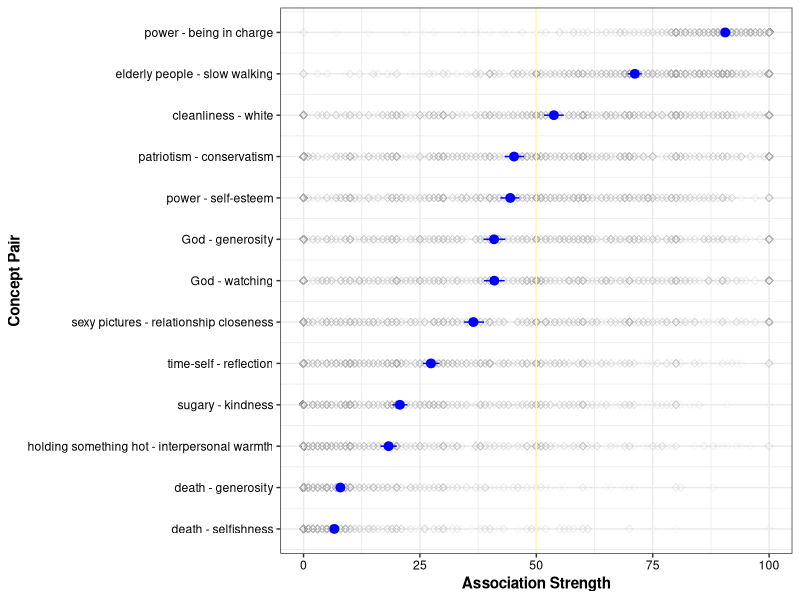
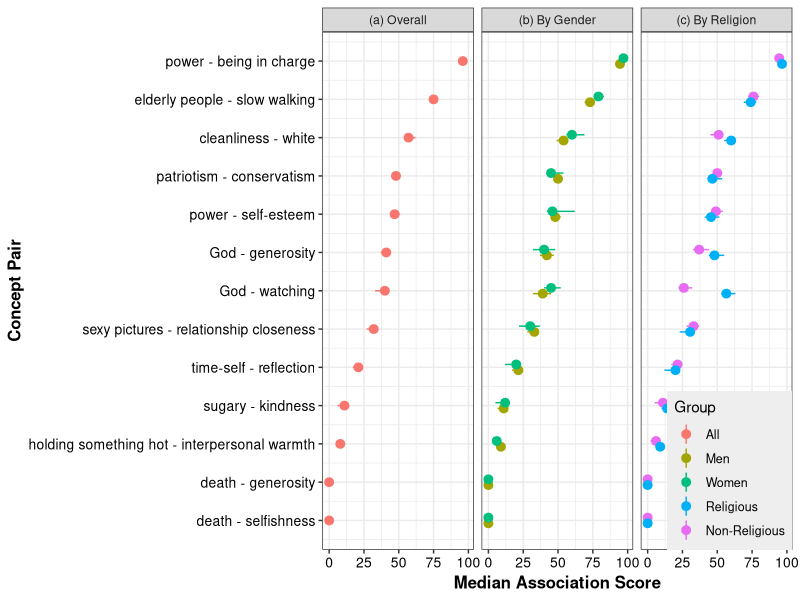

Recreate these plots in R, in order.
################################################################################
######################### LOAD PACKAGES ########################################
################################################################################

library(psych)
library(ggplot2)
library(reshape)
library(Hmisc)

################################################################################
######################### BUILD DATA ###########################################
################################################################################

# We will pull in 2 data sets: one containing raw data with each participant's
# responses, and a second containing summarized data by demographic variables.
# In the raw data, each participant rated their association strength for 13
# different concept pairs from the social psych priming literature.
# You can create a table similar to the summarized data using the `summarizeBy`
# function in the `psych` package, but these data were created with custom
# functions using 10,000 bootstrap resamples. This process is not repeated here
# to save you (and me) lots of time.

# pull in raw data with all responses
rawData <- read.csv("rawData.csv")

# identify associations variables
assocVars <- c("warmth_5", "god_5", "god_6", "death_5", "death_6", "elderly_5",
               "power_5", "power_6", "conservati_5", "time_5", "purity_5",
               "sweet_5", "sexypics_5")

# identify demographic variables
demoVars <- c("gender", "religionbinary")

# summarize data
rawSummary <- data.frame(psych::describe(rawData[, assocVars]))

# rank data by median association
associationID <- row.names(rawSummary[order(rawSummary$median), ])
rank <- c(1:length(associationID))
ranks <- data.frame(associationID, rank)

# convert to long format, one row per rating
rawDataLong <- reshape(rawData, varying = c(assocVars),
                       v.names = "associationStrength",
                       idvar = "ResponseID",
                       id = assocData$ResponseID, direction = "long",
                       timevar = "associationID",
                       times = assocVars)

# add ranks
rawDataLong <- merge(rawDataLong, ranks, by = "associationID")

#####

# pull in summarized data
summarizedData <- read.csv("summarizedData.csv")


################################################################################
######################### PLOT DATA ############################################
################################################################################

# create a vector of concept pair labels
xlabels <- c("death - selfishness","death - generosity",
             "holding something hot - interpersonal warmth",
             "sugary - kindness","time-self - reflection",
             "sexy pictures - relationship closeness",
             "God - watching",
             "God - generosity","power - self-esteem",
             "patriotism - conservatism",
             "cleanliness - white",
             "elderly people - slow walking",
             "power - being in charge")

# This first plot is a single panel showing overal means overlaid on the raw
# data

singlePanel <- ggplot(data = rawDataLong,
                      aes(x = rank,
                          y = associationStrength)) +
  geom_point(shape = 5, alpha = .1, color = "darkgray",
             aes(group = ResponseID)) + # one point per person per association
  coord_flip() + # flip x and y
  stat_summary(fun.data = mean_cl_boot, , geom = "pointrange",
               colour = "blue") + # add mean & bootstapped 95% CI
  geom_hline(aes(yintercept = 50), color="#FFFF99") + # yellow line at 50
  scale_x_continuous("Concept Pair", breaks=c(1:13), labels = xlabels) + 
  theme_bw() +
  ylab("Association Strength") +
  theme(axis.title.x = element_text(face="bold"), 
        axis.title.y = element_text(face="bold"), 
        axis.text.x  = element_text(colour="#000000"), 
        axis.text.y  = element_text(colour="#000000"))

ggsave("singlePanel.png", singlePanel)


# this second plot just plots the medians and 95% eqivalent bca CIs in three
# panels for (a) all participants, (b) broken down by gender, (c) broken down by
# religion

# how far to separate men from women, religious from non-religious
pd <- position_dodge(.3)

multiPanel <- ggplot(data = summarizedData,
                     aes(x = Rank,
                         y = Median,
                         ymin = LL,
                         ymax = UL,
                         colour=Group)) +
  geom_pointrange(position = pd) + 
  facet_grid(. ~ panel) +
  coord_flip() +
  scale_x_continuous("Concept Pair", breaks=c(1:13), labels = xlabels) + 
  theme_bw() +
  theme(axis.title.x = element_text(face="bold", size=12), 
        axis.title.y = element_text(face="bold", size=12), 
        axis.text.x  = element_text(colour="#000000", size=10), 
        axis.text.y  = element_text(colour="#000000", size=10),
        legend.justification = c(1,0), 
        legend.position = c(1,0),
        legend.key = element_blank(), 
        legend.background = element_rect(fill = "#EEEEEE"),
        legend.text = element_text(size=9)) + 
  scale_colour_discrete(labels = c("All",
                                   "Men", "Women",
                                   "Religious", "Non-Religious")) + 
  ylab("Median Association Score")

ggsave("multiPanel.png", multiPanel, width = 9)
